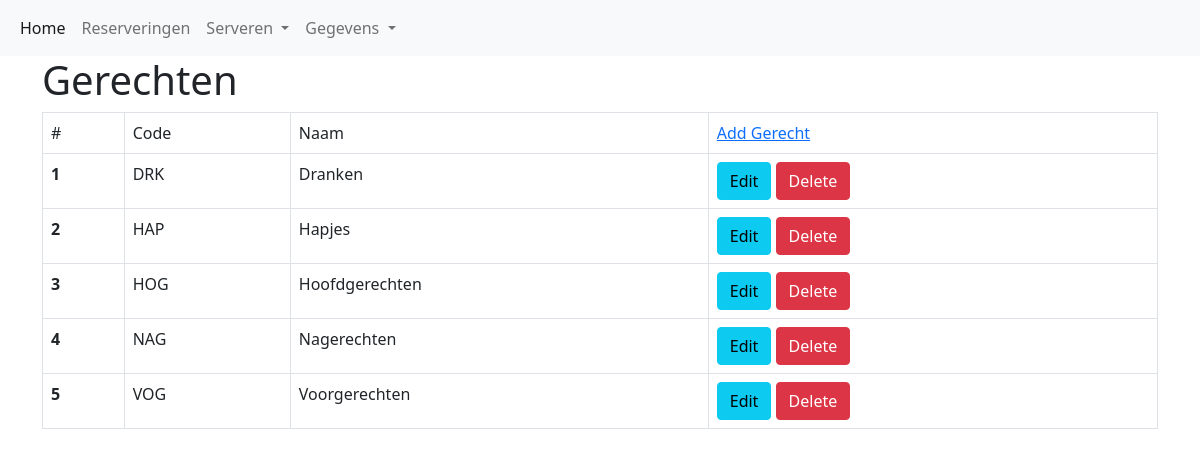
The page /hoofdgroepen.php on the database its author committed.
### tables this page shows
CREATE TABLE `gerechtcategorien` (
  `ID` int(11) NOT NULL,
  `Code` varchar(3) NOT NULL,
  `Naam` varchar(20) NOT NULL
);

### hoofdgroepen.php (the view, shortened to what this page needs)
<?php
include 'header.php';
include_once 'config.php';
$sql="SELECT * FROM gerechtcategorien";
$result=mysqli_query($link, $sql);
?>
<!DOCTYPE html>
<html lang="en">
<head>
    <link href="https://cdn.jsdelivr.net/npm/bootstrap@5.1.3/dist/css/bootstrap.min.css" rel="stylesheet">
</head>
<body>
    <div class="container">
        <div class="page-header">
            <h1>Gerechten</h1>
        </div>
    <form action="" method="post">
    <table class='table table-hover table-responsive table-bordered'>
        <tr class="listheader">
            <td>#</td>
            <td>Code</td>
            <td>Naam</td>
            <td><a href="CRUD/create_hdger.php" class="link"> Add Gerecht</a></div>
        <?php if($result->num_rows > 0): ?>
<?php while($row=mysqli_fetch_array($result)) : ?>
    <tr>
        <th scope="row"> <?php echo $row['ID']; ?></th>
        <td><?php echo $row['Code']; ?></td>
        <td><?php echo $row['Naam']; ?></td>
        <td><a class="btn btn-info" href="CRUD/update_hdger.php?ID=<?php echo $row['ID']; ?>">Edit</a>
        <a class="btn btn-danger" href="CRUD/delete_hdger.php?ID=<?php echo $row['ID']; ?>">Delete</a></td>
    </tr>
        <?php endwhile; ?>
        <?php else: ?>
        <?php endif; ?>
</body>
</html>

### rows shown on the page
gerechtcategorien: ID "1", Code "DRK", Naam "Dranken"
gerechtcategorien: ID "2", Code "HAP", Naam "Hapjes"
gerechtcategorien: ID "3", Code "HOG", Naam "Hoofdgerechten"
gerechtcategorien: ID "4", Code "NAG", Naam "Nagerechten"
gerechtcategorien: ID "5", Code "VOG", Naam "Voorgerechten"
